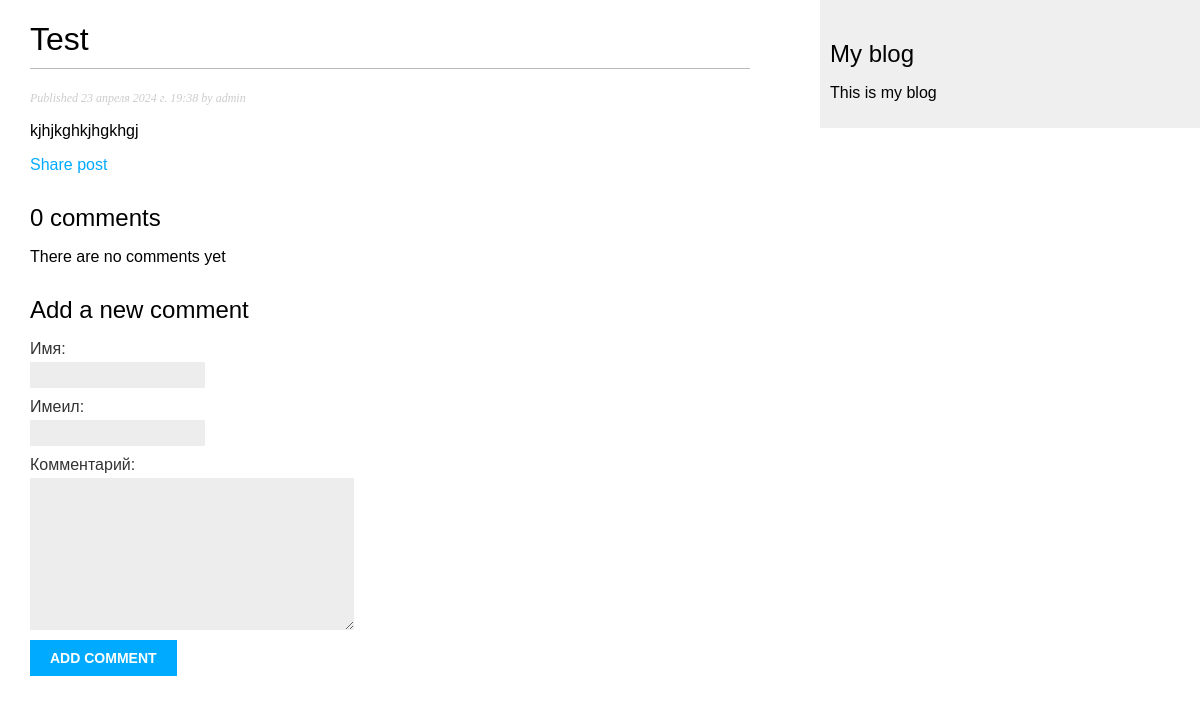
The app's page /blog/2024/4/23/test/, older data.
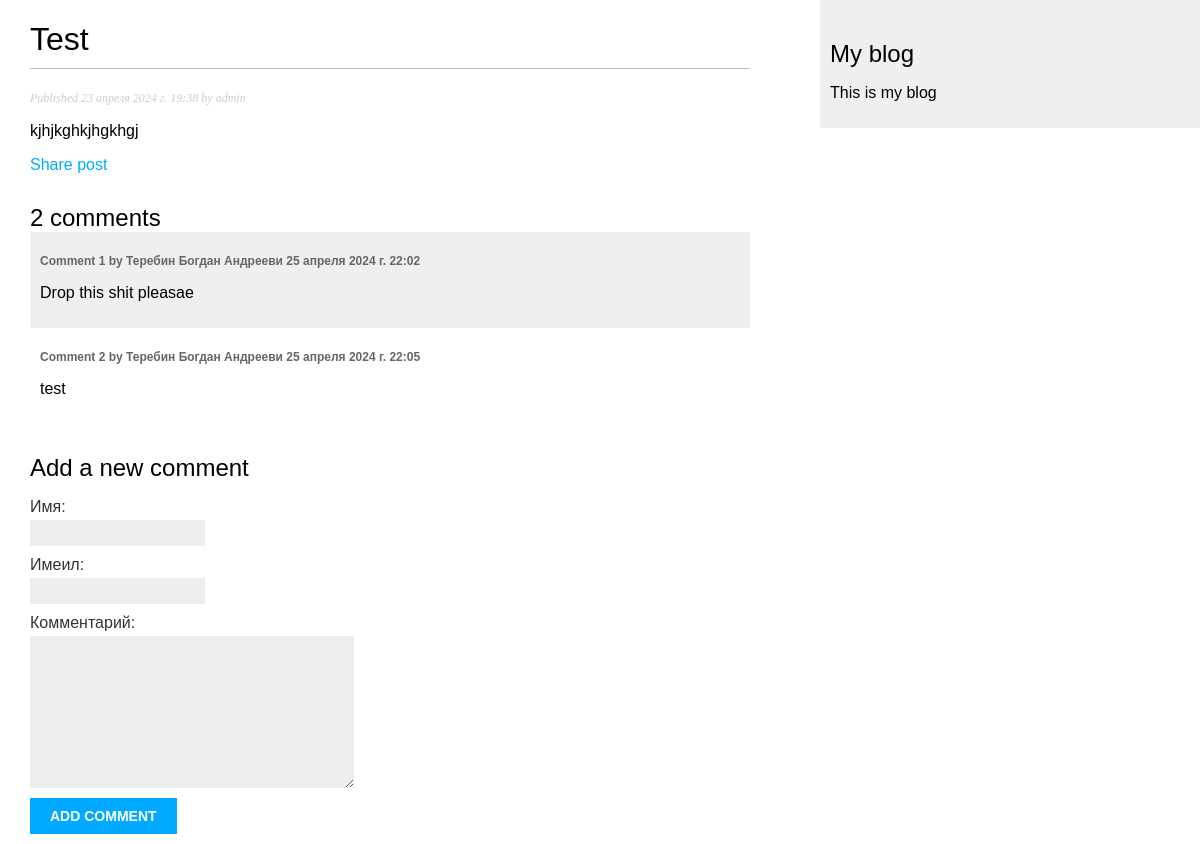
The same page, newer data.
### blog/models.py (models this page shows, shortened)
class Post(models.Model):
    class Status(models.TextChoices):
        DRAFT = 'DF', 'Черновик'
        PUBLISHED = 'PB', 'Опубликовано'
    title = models.CharField(max_length=250, verbose_name='Название')
    slug = models.SlugField(max_length=250, verbose_name='URL-блога', unique_for_date='publish')
    author = models.ForeignKey(User, on_delete=models.CASCADE, related_name='blog_posts', verbose_name='Автор')
    body = models.TextField(verbose_name='Содержимое')
    publish = models.DateTimeField(default=timezone.now, verbose_name='Дата публикации')
    created = models.DateTimeField(auto_now_add=True, verbose_name='Дата создания')
    updated = models.DateTimeField(auto_now=True, verbose_name='Дата изменения')
    status = models.CharField(max_length=2, choices=Status.choices, default=Status.DRAFT, verbose_name='Статус')
    objects = models.Manager()
    published = PublishedManager()
    class Meta:
        ordering = ['-publish']
        verbose_name_plural = 'Посты'
        verbose_name = 'Пост'
        indexes = [models.Index(fields=['-publish'])]

class Comment(models.Model):
    post = models.ForeignKey(Post,
                             on_delete=models.CASCADE,
                             related_name='comments',
                             verbose_name='Пост')
    name = models.CharField(max_length=35, verbose_name='Имя')
    email = models.EmailField(verbose_name='Имеил')
    body = models.TextField(verbose_name='Комментарий')
    created = models.DateTimeField(auto_now_add=True, verbose_name='Дата создания', db_index=True)
    updated = models.DateTimeField(auto_now=True, verbose_name='Дата обновления')
    active = models.BooleanField(default=True)
    class Meta:
        ordering = ['created']
        verbose_name = 'Комментарий'
        verbose_name_plural = 'Комментарии'

### blog/views.py (the view)
# urls.py: path('<int:year>/<int:month>/<int:day>/<slug:post>/', views.post_detail, name='post_detail'),
def post_detail(request, year, month, day, post):
    print(request.method)
    post = get_object_or_404(Post,
                             slug=post,
                             publish__day=day,
                             publish__month=month,
                             publish__year=year,
                             status=Post.Status.PUBLISHED)
    comments = post.comments.filter(active=True)
    form = CommentForm()
    return render(request, 'blog/detail.html', {'post': post, 'comments': comments, 'form': form})

### blog/forms.py
class CommentForm(forms.ModelForm):
    class Meta:
        model = Comment
        fields = ('name', 'email', 'body')

### blog/templates/blog/detail.html (shortened to what this page needs)
{% extends 'layout/basic.html' %}
{% block content %}
    <h1>{{ post.title }}</h1>
    <p class="date">Published {{ post.publish }} by {{ post.author }}</p>
    {{ post.body|linebreaks }}
    <p>
    <a href="{% url 'blog:post_share' post.id %}">Share post</a>
    </p>
    {% with comments.count as total_comments %}
    <h2>{{ total_comments }} comment{{ total_comments|pluralize }}</h2>
    {% endwith %}
    {% for comment in comments %}
        <div class="comment">
            <p class="info">
                Comment {{ forloop.counter }} by {{ comment.name }} {{ comment.created }}
            </p>
            {{ comment.body|linebreaks }}
        </div>
    {% empty %}
        <p>There are no comments yet</a>
    {% endfor %}
    {% include 'layout/comment_form.html' %}
{% endblock %}

### blog/templates/layout/basic.html (shortened to what this page needs)
{% load static %}
<!DOCTYPE html>
<html>
<head>
    <link type="text/css" rel="stylesheet" href="{% static 'blog/blog.css' %}">
</head>
<body>
    <div id="content">
        {% block content %}
        {% endblock %}
    </div>
    <div id="sidebar">
        <h2>My blog</h2>
        <p>This is my blog</p>
    </div>
</body>
</html>

### blog/templates/layout/comment_form.html (shortened to what this page needs)
<h2>Add a new comment</h2>
<form method="post" action="{% url 'blog:post_comment' post.id %}">
    {{ form.as_p }}
    <p><input type="submit" value="Add comment"></p>
</form>

### blog/static/blog/blog.css (style rules this page uses)
body { margin:0; padding:0; font-family:helvetica, sans-serif; }
a { color:#00abff; text-decoration:none; }
h1 { font-weight:normal; border-bottom:1px solid #bbb; padding:0 0 10px 0; }
h2 { font-weight:normal; margin:30px 0 0; }
#content { float:left; width:60%; padding:0 0 0 30px; }
#sidebar { float:right; width:30%; padding:10px; background:#efefef; height:100%; }
p.date { color:#ccc; font-family: georgia, serif; font-size: 12px; font-style: italic; }
label { float:left; clear:both; color:#333; margin-bottom:4px; }
input, textarea { clear:both; float:left; margin:0 0 10px; background:#ededed; border:0; padding:6px 10px; font-size:12px; }
input[type=submit] { font-weight:bold; background:#00abff; color:#fff; padding:10px 20px; font-size:14px; text-transform:uppercase; }
.comment { padding:10px; }
.comment:nth-child(even) { background:#efefef; }
.comment .info { font-weight:bold; font-size:12px; color:#666; }

Row changes from the older to the newer data that the page shows:
added Comment: name "Теребин Богдан Андрееви", created "25 апреля 2024 г. 22:02", body "Drop this shit pleasae"
added Comment: name "Теребин Богдан Андрееви", created "25 апреля 2024 г. 22:05", body "test"
Text that changed along with them:
{{ total_comments }}: "0" → "2"
text no longer shown: "There are no comments yet"
